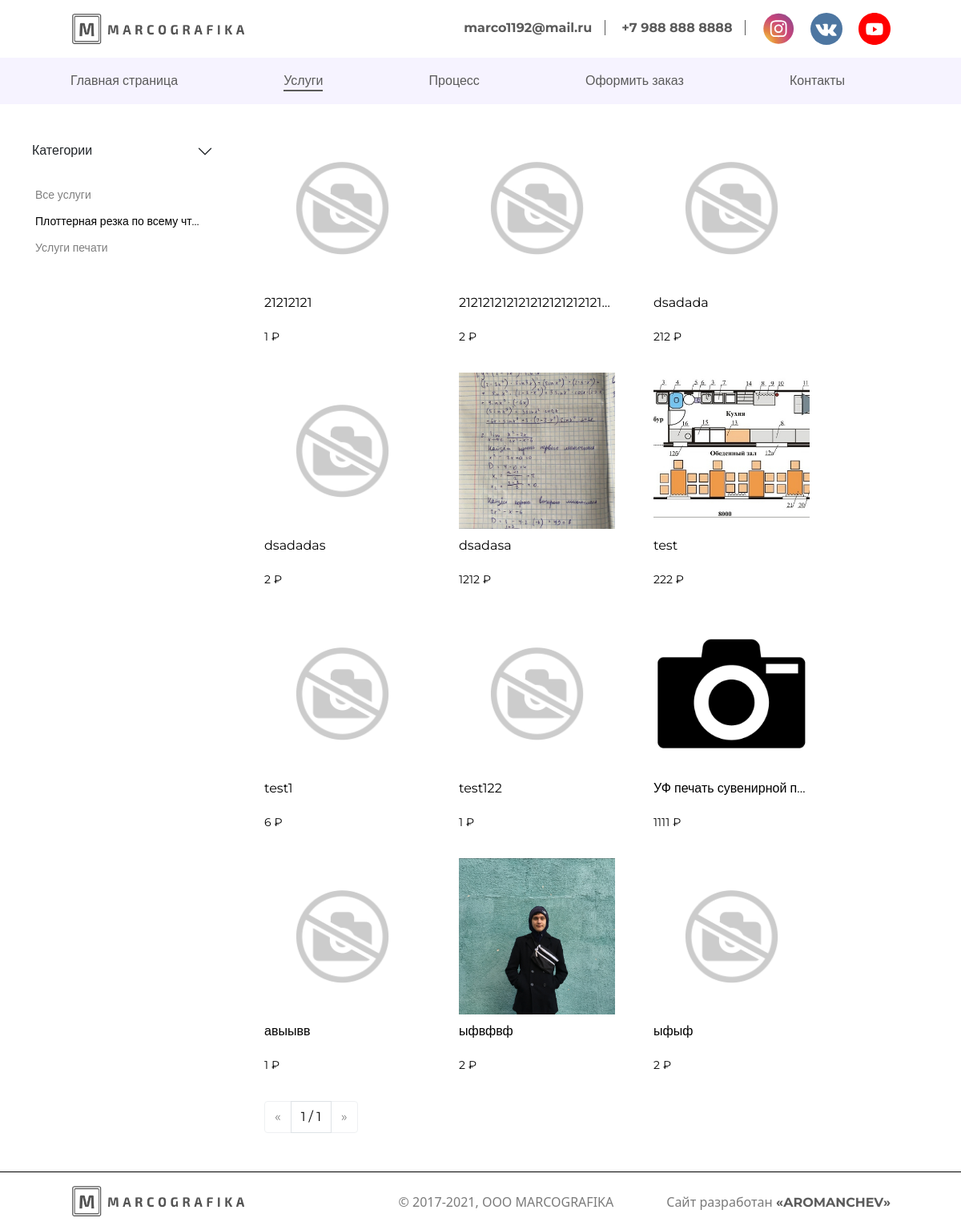
The app's page /service/plotternaya-rezka-p/ with its own data.
### availability/models.py (models this page shows, shortened)
class Category(models.Model):
    name = models.CharField(max_length=200, db_index=True)
    slug = models.SlugField(max_length=200, db_index=True, unique=True)
    class Meta:
        ordering = ('name',)
        verbose_name = 'Категория'
        verbose_name_plural = 'Категории'
    def get_absolute_url(self):
        return reverse('availability:product_list_by_category',
                        args=[self.slug])

class Product(models.Model):
    category = models.ForeignKey(Category, related_name='products', on_delete=models.CASCADE)
    name = models.CharField(max_length=200, db_index=True)
    slug = models.SlugField(max_length=200, db_index=True)
    image = models.ImageField(upload_to='products/%Y/%m/%d', blank=True)
    description = models.TextField(blank=True)
    price = models.IntegerField()
    available = models.BooleanField(default=True)
    created = models.DateTimeField(auto_now_add=True)
    updated = models.DateTimeField(auto_now=True)
    class Meta:
        ordering = ('name',)
        verbose_name = 'Услуги'
        verbose_name_plural = 'Услуги'
        index_together = (('id', 'slug'),)
    def get_absolute_url(self):
        return reverse('availability:product_detail',
                        args=[self.id, self.slug])

### availability/views.py (the view, shortened to what this page needs)
def product_list(request, category_slug=None):
    category = None
    categories = Category.objects.all()
    products = Product.objects.filter(available=True)
    paginator = Paginator(products, 16)
    page = request.GET.get('page')
    if category_slug:
        category = get_object_or_404(Category, slug=category_slug)
        products = products.filter(category=category)
        paginator = Paginator(products, 16)
        try:
            products = paginator.page(page)
        except PageNotAnInteger:
            products = paginator.page(1)
        except EmptyPage:
            products = paginator.page(paginator.num_pages)
    return render(request,
                  'availability/availability.html',
                  {'category': category,
                   'categories': categories,
                   'products': products})

### availability/templates/availability/availability.html (shortened to what this page needs)
{% extends 'main/index.html' %} {% load static %}
{%block styles%}
<link rel="stylesheet" type="text/css" href="{% static 'css/service.css' %}" />
{%endblock%}
{% block content %}
<div class="wrapper service">
    <div class="categories_filter">
        <div class="accordion accordion-flush" id="accordionFlushExample">
            <div class="accordion-item">
                <h2 class="accordion-header" id="flush-headingOne">
                    <button class="accordion-button collapsed" type="button" data-bs-toggle="collapse"
                        data-bs-target="#flush-collapseOne" aria-expanded="false" aria-controls="flush-collapseOne">
                        Категории
                    </button>
                </h2>
                <div id="flush-collapseOne" class="accordion-collapse collapse show" aria-labelledby="flush-headingOne"
                    data-bs-parent="#accordionFlushExample">
                    <div class="accordion-body">
                        <div class="category_menu">
                            <ul>
                                <li {% if not category %} class="selected" {% endif %} title="Все услуги">
                                    <a href="{% url "availability:product_list" %}">Все услуги</a>
                                </li>
                                {% for c in categories %}
                                <li {% if category.slug == c.slug %} class="selected" {% endif %} title={{ c.name }}>
                                    <a href="{{ c.get_absolute_url }}">{{ c.name }}</a>
                                </li>
                                {% endfor %}
                            </ul>
                        </div>
                    </div>
                </div>
            </div>
        </div>
    </div>
    <div class="product-list">
        {% for product in products %}
        <div class="item">
            <a href="{{ product.get_absolute_url }}">
                <img src="{% if product.image %}{{ product.image.url }}{% else %}../../../../../static/media/icons/no_photo.png {% endif %}"
                    width="256" height="256" alt="product-image">
                <p data-bs-toggle="tooltip" data-bs-placement="top" title="{{ product.name }}">{{ product.name }}</p>
                <span>{{ product.price }} ₽</span>
            </a>
        </div>
        {% endfor %}
        {% include "./pagination.html" with page=products %}
    </div>
</div>
{% endblock %}
{%block footer%}
<footer class="service">
    <div class="footer__container">
        <div class="container__content">
            <div class="content">
                <a href="{%url 'index' %}">
                    <img src={% static "media/icons/logo.png" %} alt="logo" width="220" height="40" />
                </a>
                <span class="date">© 2017-2021, OOO MARCOGRAFIKA</span>
                <span>Сайт разработан <a href>«AROMANCHEV»</a></span>
            </div>
        </div>
    </div>
</footer>
{%endblock%}

### static/css/index.css (style rules this page uses)
body { margin: 0; font-family: 'Montserrat', sans-serif; overflow-x: hidden; }
a,p,h1,h2,h3,li { font-family: 'Montserrat', sans-serif; }
ul { padding: 0 !important; }
a { text-decoration: none !important; color: black !important; font-size: 16px; cursor: pointer; line-height: 26px; display: inline-block; }
footer { border-top: 1px solid black; padding: 16px 0; }
footer { margin-top: 950px; }
.footer__container { max-width: 1200px; margin: 0 auto; position: relative; }
.container__content .content span { top: 9px; display: block; color: #5a5a5a; position: absolute; right: 0; opacity: 0.8; }
.container__content .content { display: flex; flex-wrap: wrap; }
.container__content .content span a { font-weight: bold; opacity: 0.8; }
.content .date { left: 40%; }
@media screen and (max-width: 1200px) and (min-width: 1024px) { .footer__container { max-width: 1024px; } }

### static/css/service.css (style rules this page uses)
.wrapper.service { margin: 32px 0; display: flex; }
.accordion-button::after { position: relative; top: 1px; left: 8px; }
.accordion-body li { list-style: none; }
.accordion-button { padding: 16px; }
.accordion-item { border: 1px solid #f6f3ff; }
.category_menu a { max-width: 210px; text-overflow: ellipsis; overflow: hidden; white-space: nowrap; font-size: 14px; opacity: .5; }
.category_menu li.selected a { opacity: 1; }
.categories_filter { width: 250px; margin-left: 24px; margin-right: 56px; }
.accordion-flush { width: 250px; }
.product-list .item a { display: block; }
.product-list { max-width: 1200px; display: flex; flex-wrap: wrap; }
.product-list .item img { object-fit: cover; margin-bottom: 8px; transition: .5s; }
.product-list .item { margin-right: 56px; margin-bottom: 32px; max-width: 256px; }
.product-list .item p { max-width: 256px; text-overflow: ellipsis; overflow: hidden; white-space: nowrap; }
.product-list .item:nth-child(4n + 4) { margin-right: 0px; }
.product-list .item span { font-size: 14px; }
footer.service { margin-top: 0; }
@media screen and (max-width: 1380px) and (min-width: 1200px) { .product-list .item img { max-width: 180px; max-height: 180px; } }
@media screen and (max-width: 1380px) and (min-width: 1200px) { .product-list .item { margin-right: 48px; margin-bottom: 32px; } }
@media screen and (max-width: 1380px) and (min-width: 1200px) { .product-list .item p { max-width: 195px; } }
@media screen and (max-width: 1200px) and (min-width: 1024px) { .product-list .item img { max-width: 195px; max-height: 195px; } }
@media screen and (max-width: 1200px) and (min-width: 1024px) { .product-list .item { margin-right: 48px; margin-bottom: 32px; } }
@media screen and (max-width: 1200px) and (min-width: 1024px) { .product-list .item:nth-child(4n + 4) { margin-right: 48px; } }
@media screen and (max-width: 1200px) and (min-width: 1024px) { .product-list .item p { max-width: 195px; } }
@media screen and (max-width: 1200px) and (min-width: 1024px) { .product-list .item:nth-child(3n + 3) { margin-right: 0px; } }

### records on screen
Category: name "Плоттерная резка по всему чт…"
Category: name "Услуги печати"
Product: name "21212121", price "1"
Product: name "212121212121212121212121…", price "2"
Product: image (placeholder picture), name "dsadada", price "212"
Product: name "dsadadas", price "2"
Product: image (picture), name "dsadasa", price "1212"
Product: image (picture), name "test", price "222"
Product: name "test1", price "6"
Product: image (placeholder picture), name "test122", price "1"
Product: image (picture), name "УФ печать сувенирной п…", price "1111"
Product: name "авыывв", price "1"
Product: image (picture), name "ыфвфвф", price "2"
Product: name "ыфыф", price "2"

### other values on screen
{{ page.number }} "1"
{{ page.paginator.num_pages }} "1"
